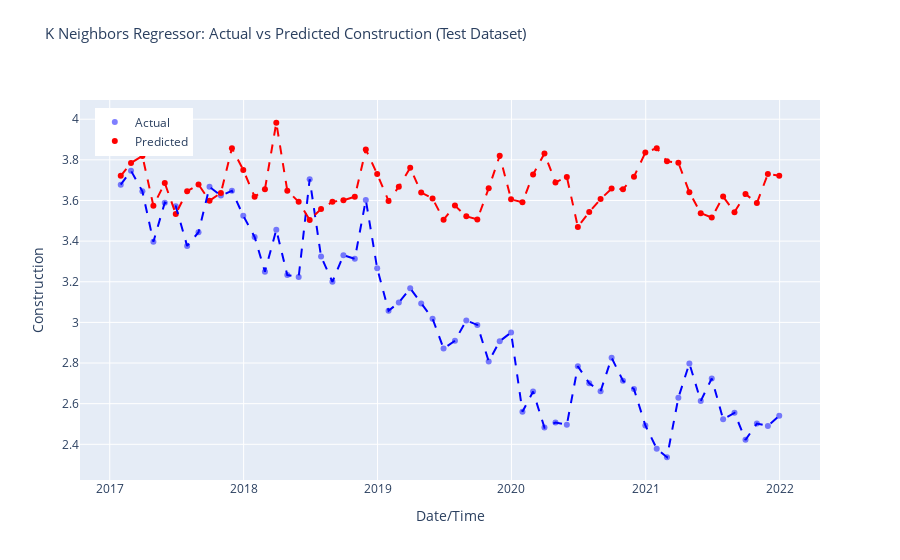

The notebook cell saved with this chart:
### Code cell
# Sort predictions DataFrame by index
predictions.sort_index(inplace=True)

# Create Plotly figure
fig = make_subplots(rows=1, cols=1, shared_xaxes=True, shared_yaxes=True)

# Add scatter plot for actual values
fig.add_trace(go.Scatter(x=predictions.index, y=predictions['Construction'],
                         mode='markers', marker=dict(color='blue', opacity=0.5),
                         name='Actual'), row=1, col=1)

# Add scatter plot for predicted values
fig.add_trace(go.Scatter(x=predictions.index, y=predictions['prediction_label'],
                         mode='markers', marker=dict(color='red'),
                         name='Predicted'), row=1, col=1)

# Add lines for sorted actual values
fig.add_trace(go.Scatter(x=predictions.index, y=predictions['Construction'].sort_index(),
                         mode='lines', line=dict(color='blue', dash='dash'),
                         showlegend=False), row=1, col=1)

# Add lines for sorted predicted values
fig.add_trace(go.Scatter(x=predictions.index, y=predictions['prediction_label'].sort_index(),
                         mode='lines', line=dict(color='red', dash='dash'),
                         showlegend=False), row=1, col=1)

fig.update_layout(title_text='K Neighbors Regressor: Actual vs Predicted Construction (Test Dataset)',
                  title_font_size=15, title_y=0.95, 
                  xaxis_title='Date/Time', yaxis_title='Construction',
                  legend=dict(x=0.02, y=0.98),
                  grid=dict(rows=1, columns=1, ygap=0.2))

# Show interactive plot
fig.show()
